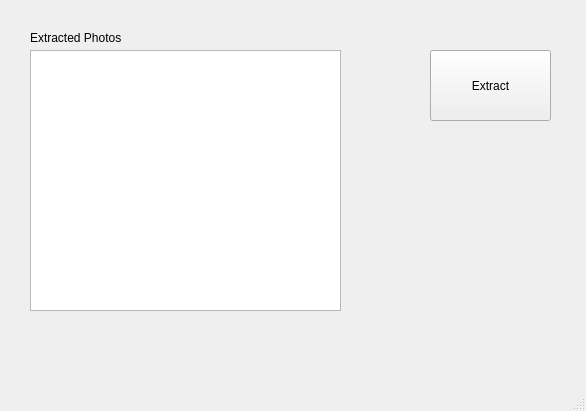
<?xml version="1.0" encoding="UTF-8"?>
<ui version="4.0">
 <class>MainWindow</class>
 <widget class="QMainWindow" name="MainWindow">
  <property name="geometry">
   <rect>
    <x>0</x>
    <y>0</y>
    <width>586</width>
    <height>411</height>
   </rect>
  </property>
  <property name="windowTitle">
   <string>MainWindow</string>
  </property>
  <widget class="QWidget" name="centralwidget">
   <widget class="QPushButton" name="pushButton">
    <property name="geometry">
     <rect>
      <x>430</x>
      <y>50</y>
      <width>121</width>
      <height>71</height>
     </rect>
    </property>
    <property name="text">
     <string>Extract</string>
    </property>
   </widget>
   <widget class="QListWidget" name="listWidget">
    <property name="geometry">
     <rect>
      <x>30</x>
      <y>50</y>
      <width>311</width>
      <height>261</height>
     </rect>
    </property>
   </widget>
   <widget class="QLabel" name="label">
    <property name="geometry">
     <rect>
      <x>30</x>
      <y>30</y>
      <width>121</width>
      <height>16</height>
     </rect>
    </property>
    <property name="text">
     <string>Extracted Photos</string>
    </property>
   </widget>
  </widget>
  <widget class="QMenuBar" name="menubar">
   <property name="geometry">
    <rect>
     <x>0</x>
     <y>0</y>
     <width>586</width>
     <height>21</height>
    </rect>
   </property>
  </widget>
  <widget class="QStatusBar" name="statusbar"/>
 </widget>
 <resources/>
 <connections/>
</ui>
